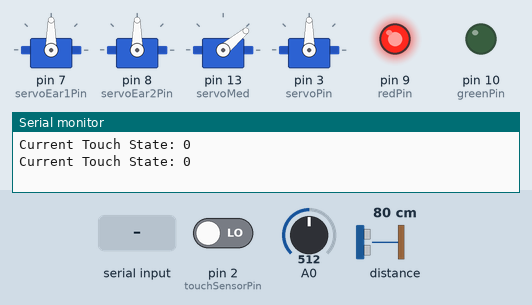
Recording of a sketch running on a simulated Arduino Uno, built with avr-gcc and run on an emulated ATmega328P. Parts: 4 × servo, output pins drawn as LEDs (lit = HIGH), the last lines printed to the serial monitor. The inputs (shaded band) are chosen by the test bench; at power-on: pin 2 (touchSensorPin) LOW, distance to the obstacle 80 cm, A0 = 512. The echo pulse lasts 58.3 µs per cm.

Above: at 1.5 s.
1.6 s: pin 2 (touchSensorPin) driven HIGH
At 2.3 s:
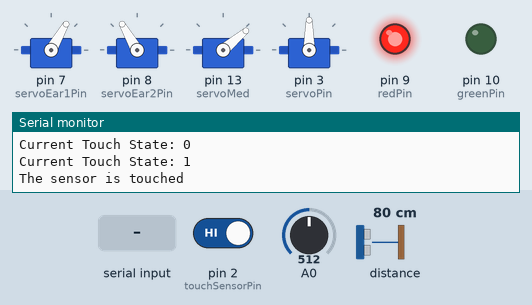
4.9 s: distance to the obstacle set to 9 cm
6.6 s: distance to the obstacle set to 6 cm
At 7.3 s:
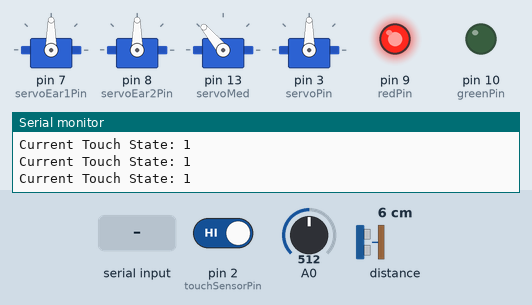
10.1 s: A0 set to 659
12.7 s: A0 set to 688
At 15.2 s:
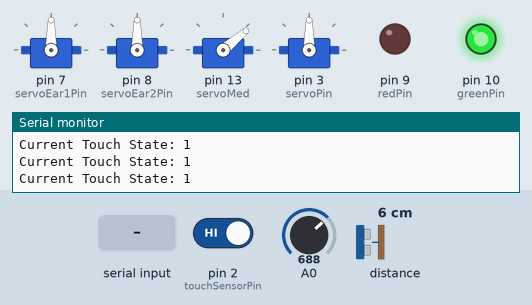
16.2 s: "1\n" received over Serial
At 20.4 s:
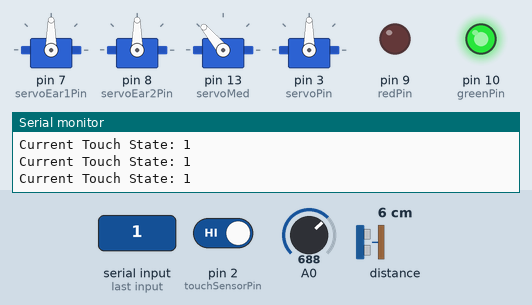
Timing chart, 0 to 20.7 s (numbered marks = the images above; inputs shaded):
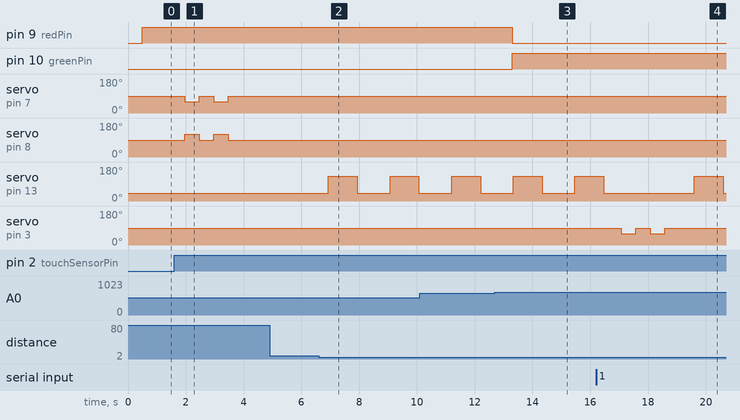

Measured:
- the behaviour switches between 8 and 7 cm on distance to the obstacle (found by bisection; images 1 and 2)
- the behaviour switches between 675 and 676 on A0 (found by bisection; images 2 and 3)
- after the input at 1.6 s, servo on pin 7 (servoEar1Pin): alternates 90° for 0.50 s and 60° for 0.50 s, 4 changes in all, then stays 90°, starting after 0.37 s; servo on pin 8 (servoEar2Pin): alternates 120° for 0.50 s and 90° for 0.50 s, 4 changes in all, then stays 90°, starting after 0.37 s
- after the input at 6.6 s, servo on pin 13 (servoMed): alternates 130° for 1.0 s and 40° for 1.1 s, starting after 0.34 s
- after the input at 12.7 s, pin 9 (redPin): HIGH → LOW after 0.60 s; pin 10 (greenPin): LOW → HIGH after 0.60 s
- after the input at 16.2 s, servo on pin 3 (servoPin): alternates 90° for 0.50 s and 60° for 0.50 s, 4 changes in all, then stays 90°, starting after 0.87 s

The sketch:

Cat_dec13.ino
```cpp
#include <Wire.h>
#include <Servo.h>
#include <Adafruit_VL53L0X.h>

const int touchSensorPin = 2;  // Touch sensor
const int servoEar1Pin = 7;       // Servo 1 for ear
const int servoEar2Pin = 8;       // Servo 2 for ear
int servoPin = 3;

const int trigPin = 6;         //  ultrasonic sensor
const int echoPin = 5;         //  ultrasonic sensor

// voltage measurement circuit components
int value = 0;
float voltage;
float R1 = 47000.0;
float R2 = 33000.0;
const int redPin = 9;
const int greenPin = 10;

Servo servoEar1; // servo for ear
Servo servoEar2; // servo for ear
Servo servoArm; // servo for arm
Servo servoMed;
Adafruit_VL53L0X lox = Adafruit_VL53L0X();
bool isSwitchOn = false;
const int angle_initial = 40;


//int fsrPin = 1;     // the FSR and 10K pulldown are connected to a0
//int fsrReading;     // the analog reading from the FSR resistor divider
//int threshold = 500; // threshold value of the FSR reading to turn LED on/off

bool earState = false;    // the current state of LED
int lastTouchState;    // the previous state of touch sensor
int currentTouchState; // the current state of touch sensor

const int arm_lower = 90;
const int arm_upper = 60;

void setup() {
  Serial.begin(115200);
  pinMode(touchSensorPin, INPUT);
  currentTouchState = digitalRead(touchSensorPin);

  pinMode(trigPin, OUTPUT);
  pinMode(echoPin, INPUT);

  pinMode(redPin, OUTPUT);
  pinMode(greenPin, OUTPUT);
  digitalWrite(greenPin, LOW);
  digitalWrite(redPin, LOW);

  servoEar1.attach(servoEar1Pin);
  servoEar2.attach(servoEar2Pin);;
  servoEar1.write(90);
  servoEar2.write(90);

  if (!lox.begin()) {
    Serial.println(F("Failed to boot VL53L0X"));
    while (1);
  }
  servoMed.attach(13);
  servoMed.write(angle_initial);

  servoArm.attach(servoPin);
  servoArm.write(arm_lower);
}

void loop(){
  voltageMeasurement();
  pettingHead();
  medDispenser();
  armWaving();
  // earFlapping();
}


void voltageMeasurement(){
  value = analogRead(A0);
  voltage = value * (5.0/1024)*((R1 + R2)/R2);
  // Serial.print("Voltage =");
  // Serial.println(voltage);
  delay(500);

  if (voltage > 8) {
  digitalWrite(greenPin, HIGH);
  digitalWrite(redPin, LOW);
} else {
  digitalWrite(greenPin, LOW);
  digitalWrite(redPin, HIGH);
}
}

void pettingHead(){
  lastTouchState    = currentTouchState;             // save the last state
  currentTouchState = digitalRead(touchSensorPin); // read new state
  Serial.print("Current Touch State: ");
  Serial.println(currentTouchState);

  if(lastTouchState == LOW && currentTouchState == HIGH) {
    Serial.println("The sensor is touched");
    earFlapping();
    earFlapping();
  }
}

void earFlapping(){
  servoEar2.write(120);
  servoEar1.write(60);
  delay(500);
  servoEar1.write(90);
  servoEar2.write(90);
  delay(500);
}

void medDispenser(){
VL53L0X_RangingMeasurementData_t measure;
// Perform a distance measurement
  lox.rangingTest(&measure, false);

  if (measure.RangeStatus != 4) {  // Check if measurement is valid
    int distance = measure.RangeMilliMeter;

    if (distance < 80 && distance != 0) {
      servoMed.write(angle_initial+90);
      delay(1000);
      servoMed.write(angle_initial);
      delay(500);
//      Serial.print("Distance: ");
//      Serial.print(distance);
//      Serial.print(" mm, Servo Angle: ");
    } else {
      servoMed.write(angle_initial);
      delay(100);
      // Serial.print("Distance: ");
      // Serial.println(distance);
    }
  }
  delay(100);

}

void armWaving(){
  if (Serial.available() > 0){
  int data = Serial.read() - '0';

  switch (data){
    case 1:
      moveServo();
      break;
    default:
      break;
    }
  }
}


void moveServo(){
  servoArm.write(arm_upper);
  delay(500);
  servoArm.write(arm_lower);
  delay(500);
  servoArm.write(arm_upper);
  delay(500);
  servoArm.write(arm_lower);
  delay(500);
  }
```
